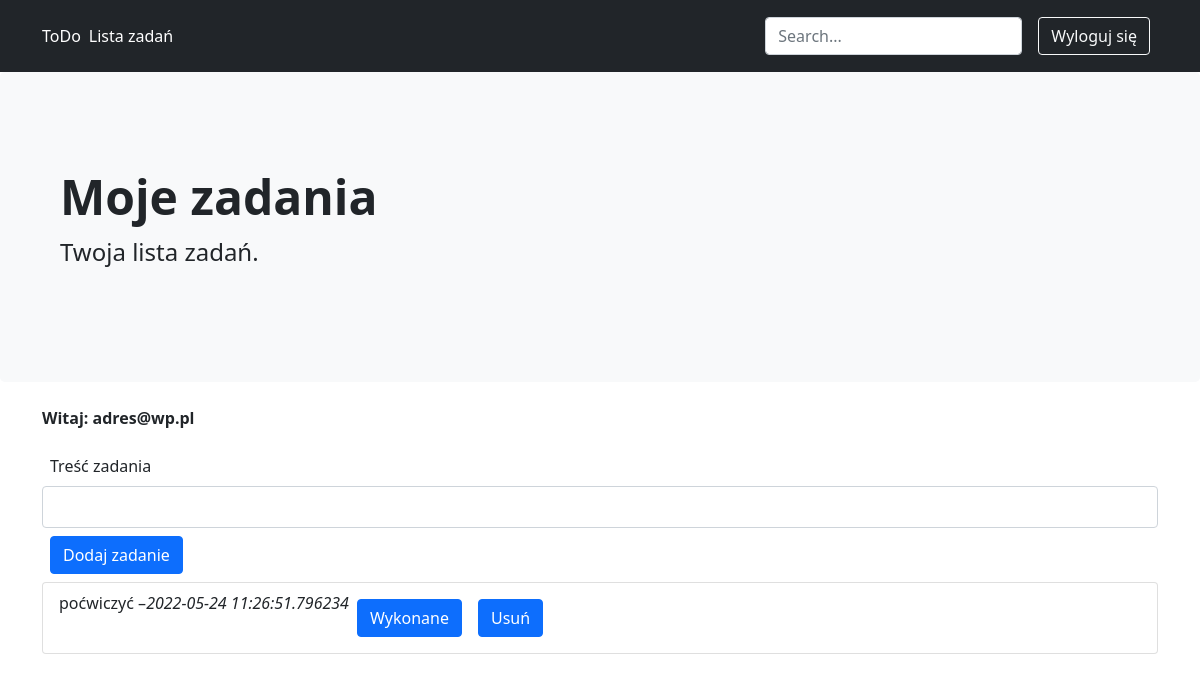
The page /zadania (signed in) on the database as committed earlier.
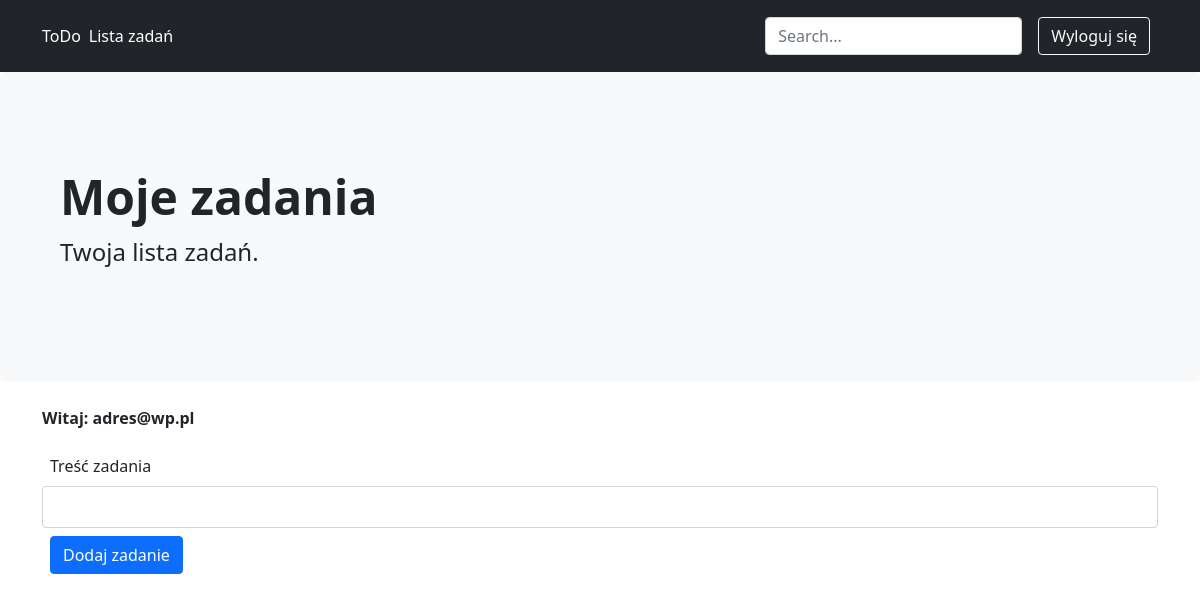
The same page on the database as committed later.
### tables this page shows
CREATE TABLE users (
    id INTEGER PRIMARY KEY AUTOINCREMENT,
    email TEXT UINQUE NOT NULL,
    haslo TEXT NOT NULL
);

CREATE TABLE zadania (
    id INTEGER PRIMARY KEY AUTOINCREMENT,
    id_user INTEGER NOT NULL,
    zadanie TEXT NOT NULL,
    zrobione BOOLEANNOT NULL DEFAULT 0,
    data_pub TIMESTAMP NOT NULL DEFAULT CURRENT_TIMESTAMP,
    FOREIGN KEY (id_user) REFERENCES users(id)
);

### todo.py (the view, shortened to what this page needs)
@app.route('/zadania', methods=['GET', 'POST'])
def zadania():
    error = None
    if "user_id" in session:
        db = get_db()
        kursor = db.execute('SELECT * FROM zadania ORDER BY data_pub DESC;')
        zadania = kursor.fetchall()
        return render_template('zadania_lista.html', zadania=zadania, error=error)
    else:
        flash('Dodawanie zadań wymaga logowania.')
        return redirect(url_for('loguj'))

### todo.py (called while the page is built)
def get_db():
    if not g.get('db'):  # jeżeli brak połączenia, to je tworzymy
        g.db = sqlite3.connect(app.config['DATABASE'])
        g.db.row_factory = sqlite3.Row
    return g.db  # zwracamy połączenie z bazą

@app.before_request
def load_logged_in_user():
    user_id = session.get('user_id')
    if user_id is None:
        g.user = None
    else:
        g.user = get_db().execute(
            'SELECT * FROM users WHERE id = ?', (user_id,)
        ).fetchone()

### templates/zadania_lista.html (shortened to what this page needs)
{% extends "szkielet.html" %}
{% block h1 %}Moje zadania{% endblock %}
{% block tresc %}
    {% if session["email"] %}
    <p><strong class="success">Witaj: {{ session["email"] }}</strong></p>
    <form class="add-form" method="POST" action="{{ url_for('zadania') }}">
      <div class="form-group form-inline">
        <label for="zadanie" class="p-2">Treść zadania</label>
        <input id="zadanie" name="zadanie" required value="" class="form-control p-2">
        <button type="submit" class="btn btn-primary m-2">Dodaj zadanie</button>
      </div>
    </form>
    {% endif %}
    <ol class="list-group">
      {% for zadanie in zadania %}
        <li class="list-group-item">
          <div class="d-flex flex-row">
          {% if zadanie.zrobione %}
            <span class="done p-2">{{ zadanie.zadanie }} – <em>{{ zadanie.data_pub }}</em></span>
          {% else %}
            {{ zadanie.zadanie }} – <em>{{ zadanie.data_pub }}</em>
          {% endif %}
          {% if not zadanie.zrobione %}
            <form method="POST" action="{{ url_for('zrobione') }}" class="p-2">
              <button type="submit" class="btn btn-primary">Wykonane</button>
            </form>
          {% endif %}
            <form method="POST" action="{{ url_for('zrobione') }}" class="p-2">
              <button type="submit" class="btn btn-primary">Usuń</button>
            </form>
          </div>
        </li>
      {% endfor %}
    </ol>
{% endblock %}

### templates/szkielet.html (shortened to what this page needs)
<!doctype html>
<html>
<head>
  <link href="https://cdn.jsdelivr.net/npm/bootstrap@5.0.2/dist/css/bootstrap.min.css" rel="stylesheet">
  <link rel="stylesheet" type="text/css" href="{{ url_for('static', filename='style.css') }}">
</head>
<body>
<header class="p-3 bg-dark text-white">
  <div class="container">
    <div class="d-flex flex-wrap align-items-center justify-content-center justify-content-lg-start">
        <a href="/" class="d-flex align-items-center mb-2 mb-lg-0 text-white text-decoration-none">ToDo</a>
      <ul class="nav col-12 col-lg-auto me-lg-auto mb-2 justify-content-center mb-md-0">
        <li>
          <a href="{{ url_for('zadania') }}" class="nav-link px-2 text-white">Lista zadań</a>
        </li>
      </ul>
      <form class="col-12 col-lg-auto mb-3 mb-lg-0 me-lg-3">
        <input type="search" class="form-control form-control-dark" placeholder="Search..." aria-label="Search">
      </form>
      <div class="text-end">
        {% if session["user_id"] %}
          <a href="{{ url_for('wyloguj') }}" class="btn btn-outline-light me-2">Wyloguj się</a>
        {% else %}
          <a href="{{ url_for('loguj') }}" class="btn btn-outline-light me-2">Zaloguj się</a>
          <a href="{{ url_for('rejestruj') }}" class="btn btn-warning">Utwórz konto</a>
        {% endif %}
      </div>
    </div>
  </div>
</header>
<div class="p-5 mb-4 bg-light rounded-3">
  <div class="container py-5">
    <h1 class="display-5 fw-bold">{% block h1 %}{% endblock %}</h1>
    <p class="col-md-8 fs-4">Twoja lista zadań.</p>
  </div>
</div>
<div class="container">
  <div class="row">
    <div class="col-12">
      <div id="tresc" class="cb">
        {% block tresc %}
        {% endblock %}
      </div>
    </div>
  </div>
</div>
</body>
</html>

Rows that differ between the two databases and show on the page:
removed zadania: zadanie "poćwiczyć", data_pub "2022-05-24 11:26:51.796234"
